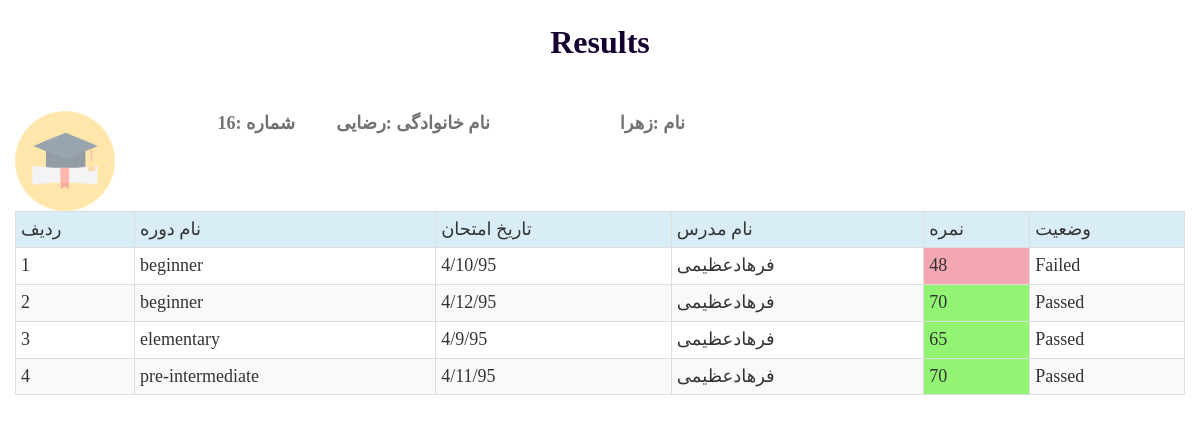
The page /students/edu-results.php?id=16 on the database its author committed.
### tables this page shows
CREATE TABLE `students` (
  `id` int(11) NOT NULL,
  `name` varchar(15) NOT NULL,
  `family` varchar(15) NOT NULL,
  `age` int(3) NOT NULL,
  `address` varchar(50) NOT NULL,
  `tell` varchar(11) NOT NULL,
  `username` varchar(50) NOT NULL,
  `password` varchar(50) NOT NULL
);

CREATE TABLE `course` (
  `id` int(11) NOT NULL,
  `stuid` int(11) NOT NULL,
  `course` varchar(40) NOT NULL,
  `examDate` varchar(40) NOT NULL,
  `point` int(3) NOT NULL,
  `teacherName` varchar(30) NOT NULL
);

### students/edu-results.php (the view, shortened to what this page needs)
<!DOCTYPE html>
<html>
<head>
</head>
<body>
<div class="container">
<div class="row">
<br>
<center><label><font face="B Homa" size="+3" color="#14012F">Results</font></label></center>
<br>
<br>
<div id="pic"><img src="../pic/stu.png" width="100" height="100"/></div>
<div align="right">
<?php
include "../funcs/connect.php";
$sql2="SELECT * FROM `students` WHERE id=?";
$sql3="SELECT * FROM `course` WHERE stuid='".$_GET["id"]."'";
$result=$connect->prepare($sql2);
$result->bindValue(1,$_GET["id"]);
$result->execute();
foreach($result as $rows)
 {
	 echo'<div class="col-lg-2"><label id="label">شماره :'.$rows["id"].'</label></div>';
	 echo'<div class="col-lg-2"><label id="label">نام خانوادگی :'.$rows["family"].'</label></div>';
	 echo'<div class="col-lg-2"><label id="label">نام :'.$rows["name"].'</label></div>';
 }
?>
</div>
<br>
<font face="B Homa" size="+1"><table class="table table-striped table-bordered table-hover table-condensed">
<tr class="info" id="table">
<td>ردیف</td>
<td>نام دوره</td>
<td>تاریخ امتحان</td>
<td>نام مدرس</td>
<td>نمره</td>
<td>وضعیت</td>
</tr>
</font>
<?php
$result3=$connect->query($sql3);
$radif=1;
foreach($result3 as $rows2)
{
	echo"<tr>";
	echo"<td>";
	echo $radif;
	echo"</td>";
	echo"<td>";
	echo $rows2["course"];
	echo"</td>";
	echo"<td>";
	echo $rows2["examDate"];
	echo"</td>";
	echo"<td>";
	echo $rows2["teacherName"];
	echo"</td>";
	if($rows2["point"]>=50)
	{
	echo'<td bgcolor="#91F472">';
	echo $rows2["point"];
	echo"</td>";
	echo "<td>";
	echo "Passed";
	echo "</td>";
	}
	else
	{
	echo'<td bgcolor="#F4A7B1">';
	echo $rows2["point"];
	echo"</td>";
	echo "<td>";
	echo "Failed";
	echo "</td>";
	}
	echo"</tr>";
	$radif++;
}
?>
</div>
</div>
</body>
<link rel="stylesheet" href="../bootstrap/css/bootstrap.min.css">
<link rel="stylesheet" href="../bootstrap/css/bootstrap-theme.min.css">
</html>

### students/edu-results.php (style rules this page uses)
#label { direction:rtl; text-align:right; font-family:"B Homa"; font-size:18px; color:rgba(116,113,114,1.00); }
#pic { opacity:.5; float:left; }

### rows shown on the page
students: id "16", family "رضایی", name "زهرا"
course: course "beginner", examDate "4/10/95", teacherName "فرهادعظیمی", point "48"
course: course "beginner", examDate "4/12/95", teacherName "فرهادعظیمی", point "70"
course: course "elementary", examDate "4/9/95", teacherName "فرهادعظیمی", point "65"
course: course "pre-intermediate", examDate "4/11/95", teacherName "فرهادعظیمی", point "70"
